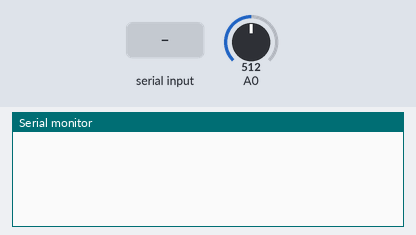
Recording of a sketch running on a simulated Arduino Uno, built with avr-gcc and run on an emulated ATmega328P. Shown: the last lines printed to the serial monitor. The inputs (shaded band) are chosen by the test bench; at power-on: A0 = 512. Random numbers use the default seed unless the sketch sets one.

Above: at 1.2 s.
1.3 s: "5\n" received over Serial
At 3.3 s:
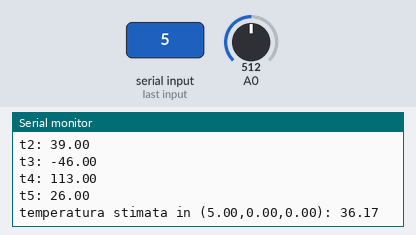
3.8 s: "90,45\n" received over Serial
At 5.7 s:
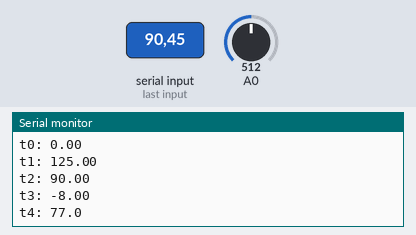
Timing chart, 0 to 7.2 s (numbered marks = the images above; inputs shaded):
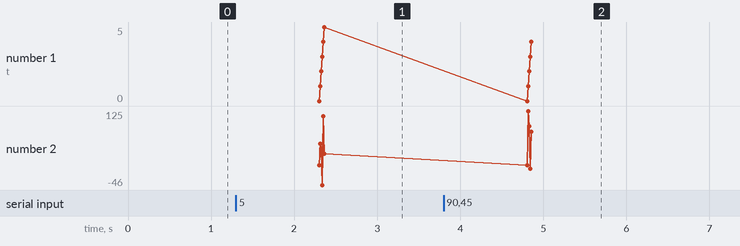

The sketch:

codiceFinale.ino
```cpp
struct vec3{
  float x,y,z;
};

String inputString = ""; // for incoming serial data

// posizione dei sensori
vec3 S1 = {5, 5, 0}; // asse z
vec3 S2 = {5, 5, 10}; // asse z
vec3 S3 = {0, 5, 5}; // asse x
vec3 S4 = {10, 5, 5}; // asse x
vec3 S5 = {5, 0, 5}; // asse y
vec3 S6 = {5, 10, 5}; // asse y

float lato = 10; // cm lato cubesat
vec3 inputPoint;

float temp[6];
boolean dispSens[6] = {true, false, false, false, false, false};

void setup() {
  Serial.begin(9600); // opens serial port, sets data rate to 9600 bps
  randomSeed(analogRead(0)); // seed per la funzione random
}

void loop() {
  // send data only when you receive data
  if (Serial.available() > 0) {
    // read the incoming byte:
    inputString = Serial.readString();
    inputPoint = convertStringToVec(inputString); // legge il punto in cui stimare la temperatura

    for(int i=0; i<6; i++){
      if(dispSens[i])
        temp[i]=readTemperature(i);
      else
        temp[i]=random(-55, 150);
      Serial.print("t");
      Serial.print(i);
      Serial.print(": ");
      Serial.print(temp[i]);
      Serial.println();
    }

    float tx = interpolationX(inputPoint, temp[3], temp[4]);
    float ty = interpolationY(inputPoint, temp[5], temp[6]);
    float tz = interpolationZ(inputPoint, temp[1], temp[2]);
    float t = (tx+ty+tz)/3;
    Serial.print("temperatura stimata in ");
    vecPrint(inputPoint);
    Serial.print(": ");
    Serial.print(t);
    Serial.println();
  }
}

// converte una stringa in un vettore tridimensionale
vec3 convertStringToVec(String s){
  char delimiter = ',';
  String str[3];
  int j=0;
  for(int i=0; i<s.length(); i++){
    if(s.charAt(i)!=delimiter){
      str[j]=s[i];
      j++;
    }
  }
  vec3 in;
  in.x = str[0].toFloat();
  in.y = str[1].toFloat();
  in.z = str[2].toFloat();
  return in;
}

float interpolationX(vec3 p, float t3, float t4){
  float d1 = p.x-S3.x;
  float d2 = S4.x-p.x;
  float t = (d2/lato*t3+d1/lato*t4);
  return t;
}

float interpolationY(vec3 p, float t5, float t6){
  float d1 = p.y-S5.y;
  float d2 = S6.y-p.y;
  float t = (d2/lato*t5+d1/lato*t6);
  return t;
}

float interpolationZ(vec3 p, float t1, float t2){
  float d1 = p.z-S1.z;
  float d2 = S2.z-p.z;
  float t = (d2/lato*t1+d1/lato*t2);
  return t;
}

float readTemperature(int analog){
  int ADCValue = analogRead(analog);
  ADCValue-=512; //riferimento a GND (2.5*1024/5)
  float mv = (ADCValue/1024.0)*5*1000;
  float celsius = mv/10; // 10mV ogni grado
  return celsius;
}

void vecPrint(vec3 v){
  Serial.print("(");
  Serial.print(v.x);
  Serial.print(",");
  Serial.print(v.y);
  Serial.print(",");
  Serial.print(v.z);
  Serial.print(")");
}
```

Measured:
- after the input at 1.3 s, the serial monitor: prints a new line after 1.0 s (image 1)
- after the input at 3.8 s, the serial monitor: prints a new line after 1.0 s (image 2)
- plotted number 2: 26 → 77 after the input at 3.8 s
